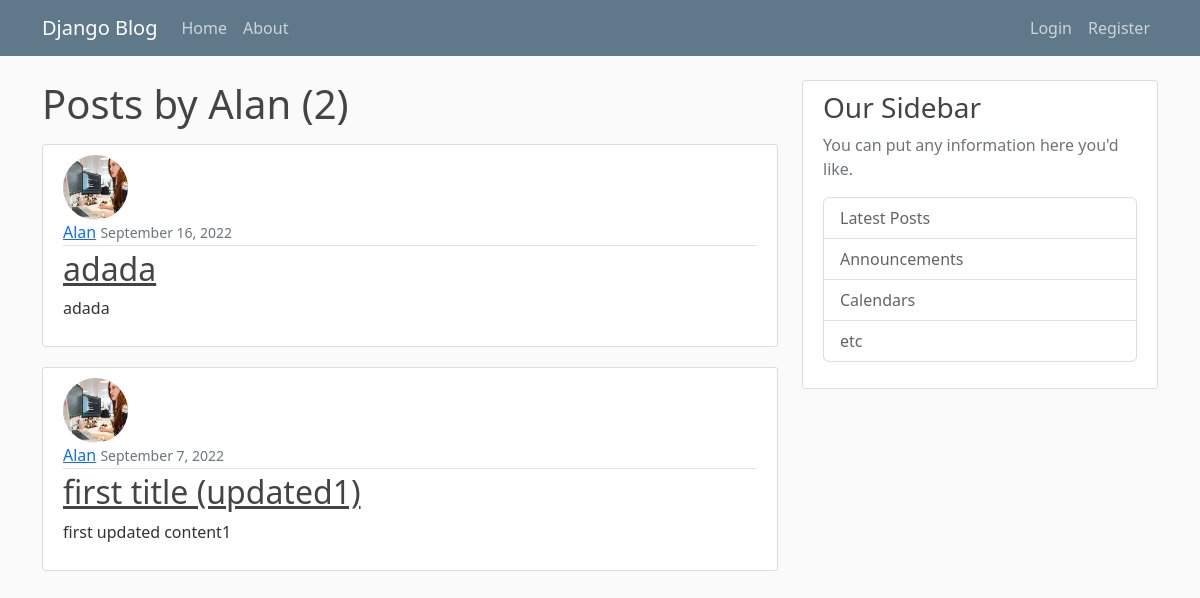
/user/Alan, run on an earlier commit of the app's database.
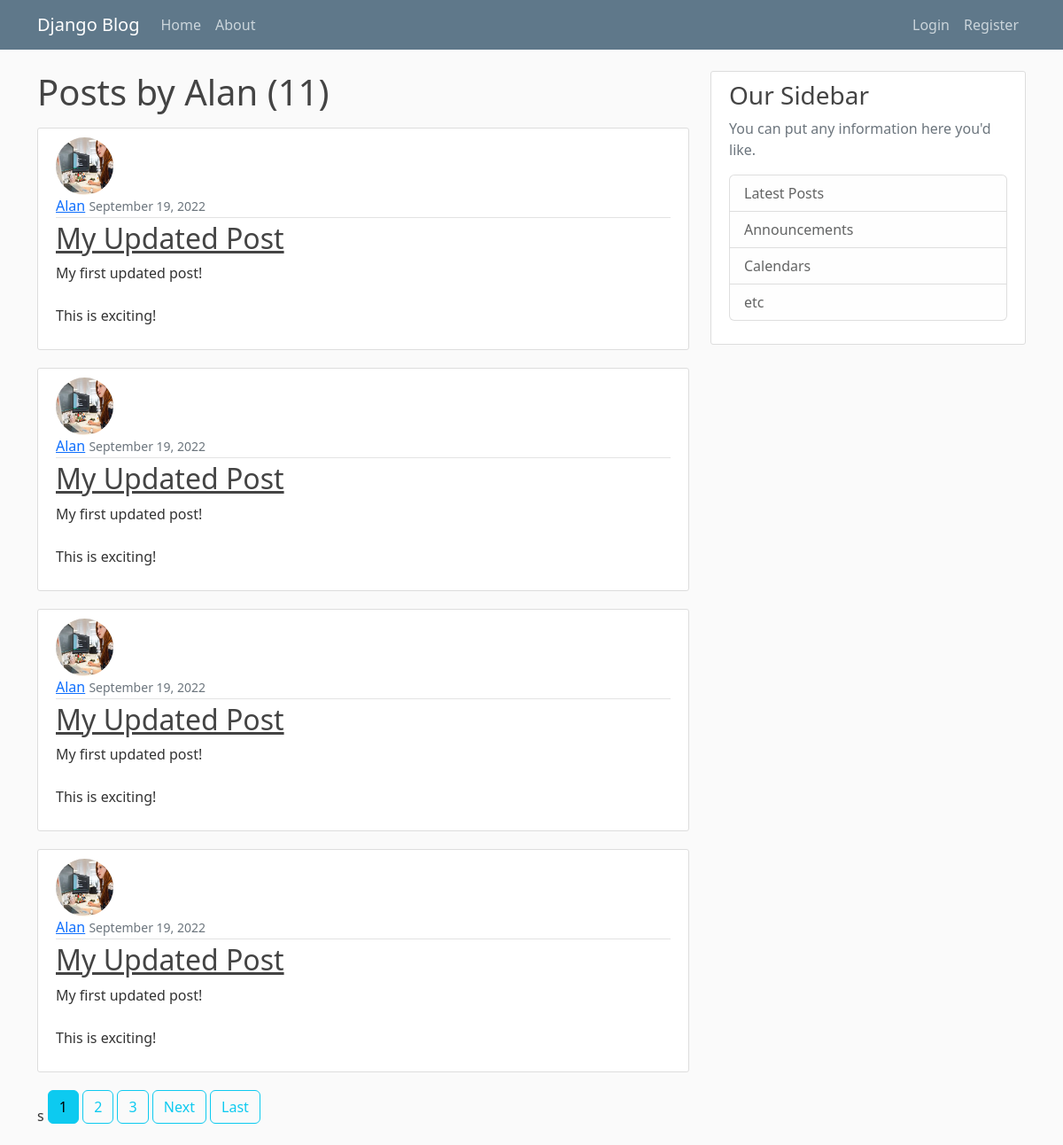
And on a later commit of the database.
### Blog/models.py (models this page shows, shortened)
class Post(models.Model):
	title = models.CharField(max_length=100)					#title length
	content = models.TextField()									# content field
	date_posted = models.DateTimeField(default = timezone.now)		#update date on creating the post
	author = models.ForeignKey(User, on_delete = models.CASCADE) #delete the post as well on deleting the user

### Users/models.py (models this page shows, shortened)
class Profile(models.Model):
    user = models.OneToOneField(User, on_delete=models.CASCADE)
    image = models.ImageField(default='default.jpg', upload_to='profile_pics')

### Blog/views.py (the view)
# urls.py: path('user/<str:username>', UserPostListView.as_view(), name='user-posts'),
class UserPostListView(ListView):
    model = Post
    template_name = 'Blog/user_posts.html'   # <app>/<model>_<viewtype>.html
    context_object_name = 'posts'  # changing the attribute that class is searching for to 'posts', without that, class will search 'default' list object
    paginate_by = 4 # four posts per page (pagination)
    def get_queryset(self):   # filtering method for the single user's posts
        user = get_object_or_404(User, username = self.kwargs.get('username')) # kwargs are query parameter from url  # if user in url exist then store in user var and return user data from 'Post' model else then return 404 error
        return Post.objects.filter(author = user).order_by('-date_posted')   # reordering the posts of individual user

### Blog/templates/Blog/user_posts.html (shortened to what this page needs)
{% extends "Blog/base.html" %}
{% block content %}
	<h1 class="mb-3">Posts by {{ view.kwargs.username }} ({{ page_obj.paginator.count }})</h1>
	{% for post in posts %}
		<article class="media content-section">
		 <img class="rounded-circle article-img" src="{{ post.author.profile.image.url }}">
		  <div class="media-body">
		    <div class="article-metadata">
		      <a class="mr-2" href="{% url 'Blog:user-posts' post.author.username %}">{{ post.author }}</a>
		      <small class="text-muted">{{ post.date_posted | date:"F j, Y" }}</small>
		    </div>
		    <h2><a class="article-title" href="{% url 'Blog:post-detail' post.id %}">{{ post.title }}</a></h2>
		    <p class="article-content">{{ post.content }}</p>
		  </div>
		</article>
	{% endfor %}
	{% if is_paginated %}s
		{% for num in page_obj.paginator.page_range %}
			{% if page_obj.number == num %}
			    <a class = "btn btn-info mb-4" href="?page={{ num }}">{{ num }}</a>
			 {% elif num > page_obj.number|add:'-3' and num < page_obj.number|add:'3' %}
			 	<a class = "btn btn-outline-info mb-4" href="?page={{ num }}">{{ num }}</a>
			{% endif %}
		{% endfor %}
		{% if page_obj.has_next %}
			<a class = "btn btn-outline-info mb-4" href="?page={{page_obj.next_page_number}}">Next</a>
			<a class = "btn btn-outline-info mb-4" href="?page={{ page_obj.paginator.num_pages}}">Last</a>
		{% endif %}
	{% endif %}
{% endblock content %}

What changed in the data, as far as the page shows it:
no longer on this page (row unchanged): Post: author.profile.image (picture), author "Alan", date_posted "September 16, 2022", title "adada", content "adada"
no longer on this page (row unchanged): Post: author.profile.image (picture), author "Alan", date_posted "September 7, 2022", title "first title (updated1)", content "first updated content1"
added Post: author.profile.image (picture), author "Alan", date_posted "September 19, 2022", title "My Updated Post", content "My first updated post! This is exciting!"
added Post: author.profile.image (picture), author "Alan", date_posted "September 19, 2022", title "My Updated Post", content "My first updated post! This is exciting!"
added Post: author.profile.image (picture), author "Alan", date_posted "September 19, 2022", title "My Updated Post", content "My first updated post! This is exciting!"
added Post: author.profile.image (picture), author "Alan", date_posted "September 19, 2022", title "My Updated Post", content "My first updated post! This is exciting!"
Also different on the page:
{{ page_obj.paginator.count }}: "2" → "11"
text now shown: "s Next Last"
new list line: "1"
new list line: "2"
new list line: "3"
